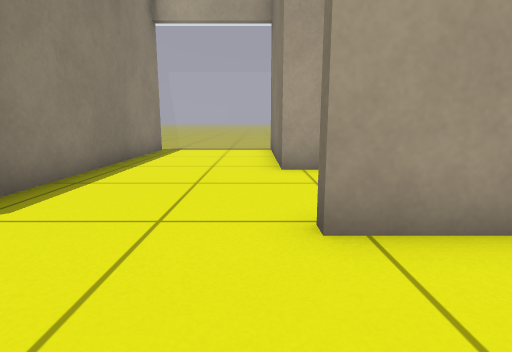
[1] (above)

16 first-person views from a walk through a world built for the Gazebo simulator. The camera is 0.5 m above the floor, tilts 10° down and sees 80° across. The floor is counted in squares, 0.5 m on a side. Each view is taken from the middle of a square. On the plan, view 1 faces up. The plan holds only what a view shows up to about 12 squares ahead; the rest is blank. The place goes on beyond the plan.

[2]
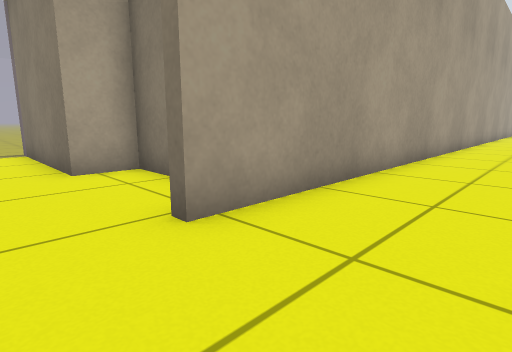

[3]
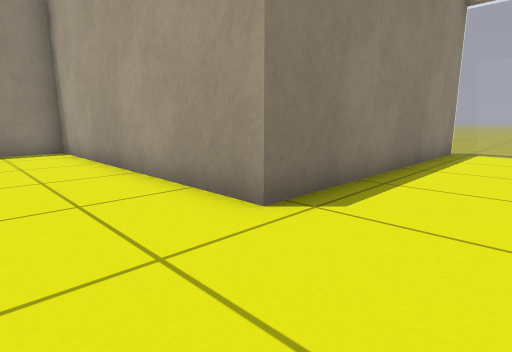

[4]
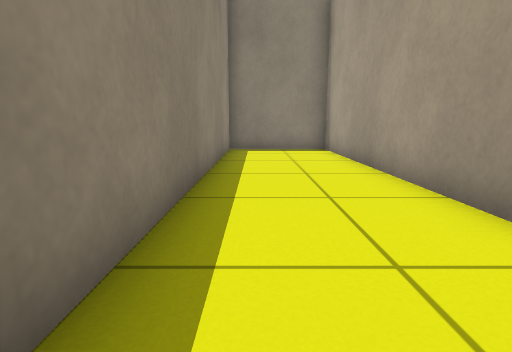

[5]
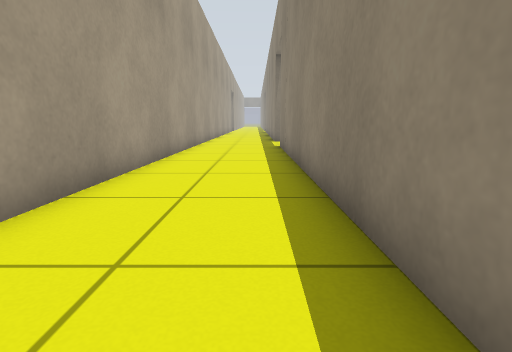

[6]
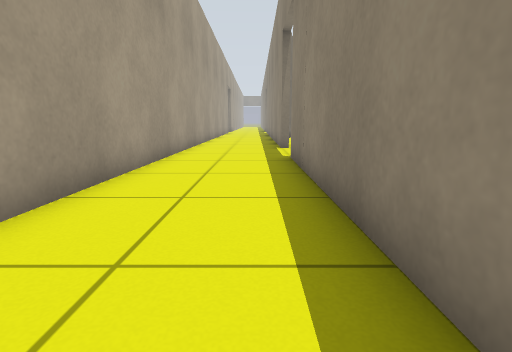

[7]
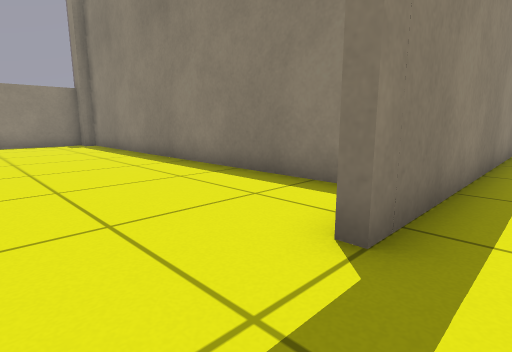

[8]
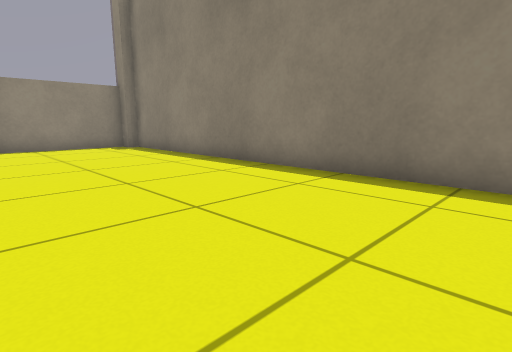

[9]
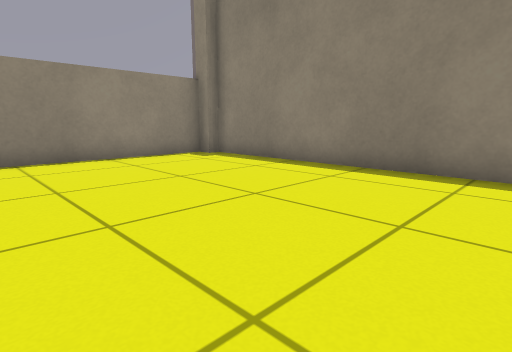

[10]
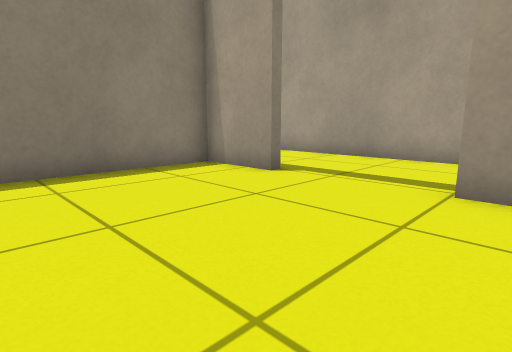

[11]
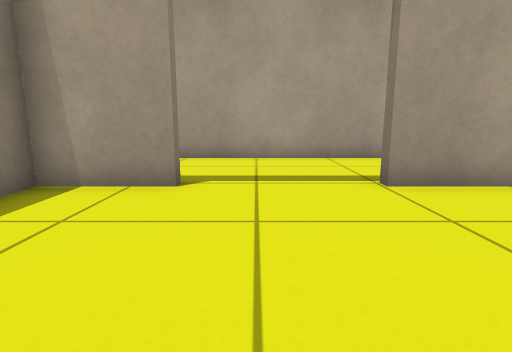

[12]
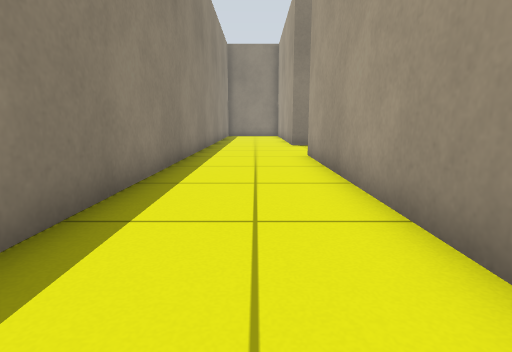

[13]
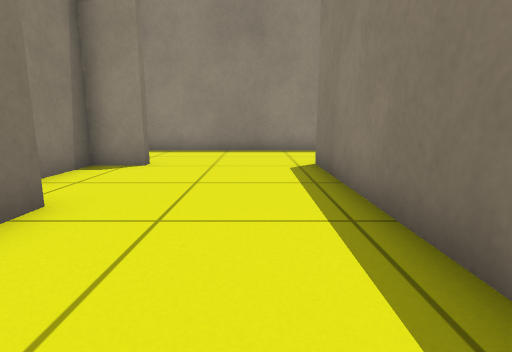

[14]
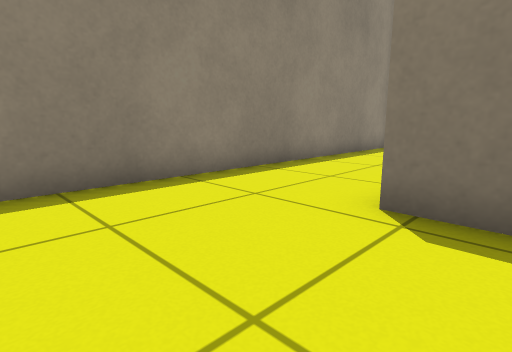

[15]
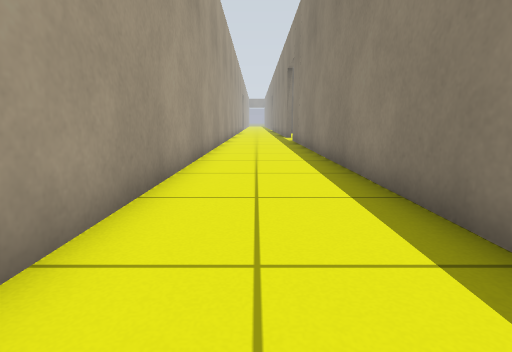

[16]
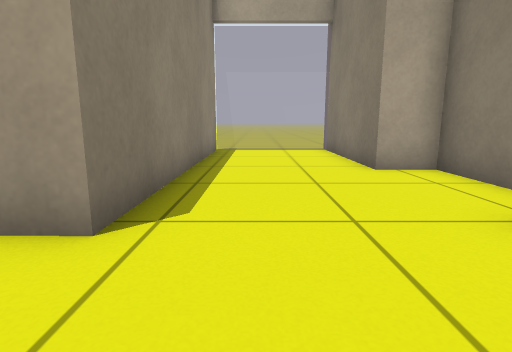

### Floor plan
Points are (right, up) in squares from view 1. A wall is a line through its corners. A room is listed if a view was taken in it or the views show most of it. See-through windows are left out.
Room 1 (views 1, 2, 3, 4, 5, 6, 7, 8, 9, 10, 11, 12, 13, 14, 15, 16)
walls: (19.9, -1.3) (17.5, -1.3) (17.5, -14.2); (24.6, -1.3) (23.1, -1.3) (23.1, -0.9); (24.5, 2.6) (0.6, 2.6) (0.6, 2.9) (1.8, 2.9) (1.9, 6.4) (0.6, 6.4) (0.6, 11.6); (18, -14.2) (17.9, -15.1); (17.9, -14.7) (23.3, -14.7); (-3.4, 11.2) (-3.5, 2.6) (-12.5, 2.6) (-12.5, -1) (19.7, -1)

Where each view was taken, in squares from view 1:
view 1: 0 up, 0 right, facing up
view 2: 0 up, 1 left, facing up-right
view 3: 0 up, 1 left, facing up-left
view 4: 0 up, 1 left, facing left
view 5: 0 up, 7 right, facing right
view 6: 0 up, 11 right, facing right
view 7: 0 up, 22 right, facing down-left
view 8: 2 down, 23 right, facing down-left
view 9: 6 down, 24 right, facing down-left
view 10: 6 down, 24 right, facing up-left
view 11: 6 down, 21 right, facing up
view 12: 1 up, 10 right, facing left
view 13: 10 up, 2 left, facing down
view 14: 4 up, 0 right, facing down-left
view 15: 1 up, 3 right, facing right
view 16: 0 up, 2 left, facing up
